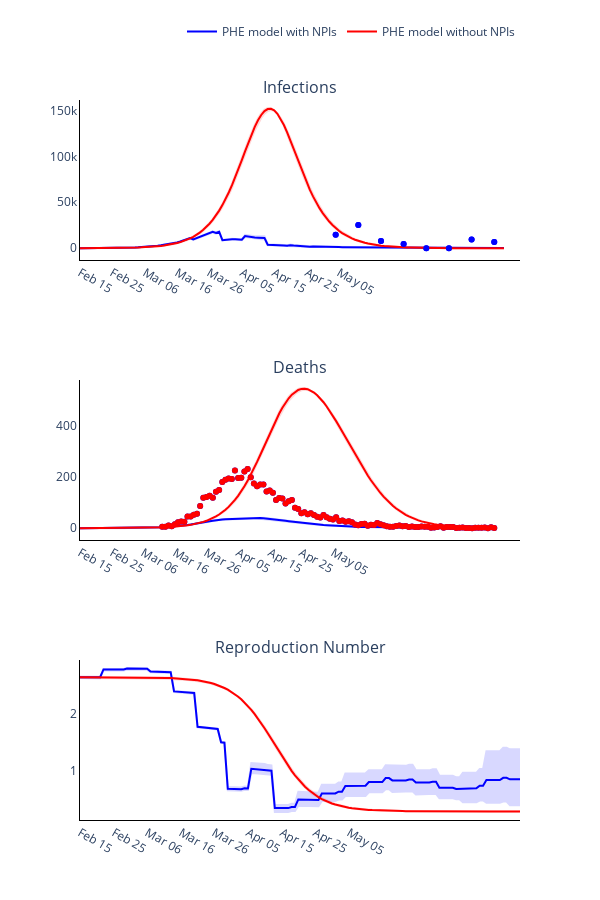

The code cell stored with this chart in its notebook:
### Markdown cell above
### Plot observed versus predicted using model with inferred parameters

### Code cell
# Trace names - represent the solver used for the simulation
trace_name = ['PHE model with NPIs', 'PHE model without NPIs']
titles = ['Infections', 'Deaths', 'Reproduction Number']

fig = go.Figure()
fig = make_subplots(rows=len(titles), cols=1, subplot_titles=tuple(titles), horizontal_spacing = 0.15)

# Plot (continuous predicted timeline and pointwise observed numbers each day)
for t, trace in enumerate(trace_name):
    # Plot of infections
    fig.add_trace(
        go.Scatter(
            x=times,
            y=new_infec_mean[t][0].tolist(),
            mode='lines',
            name=trace_name[t],
            line_color=colours[t]
        ),
        row= 1,
        col= 1
    )

    fig.add_trace(
        go.Scatter(
            x=times + times[::-1],
            y=new_infec_upper[t][0].tolist() + new_infec_lower[t][0].tolist()[::-1],
            fill='toself',
            fillcolor=colours[t],
            line_color=colours[t],
            opacity=0.15,
            mode='lines',
            showlegend=False,
            name=trace_name[t]
        ),
        row= 1,
        col= 1
    )

    fig.add_trace(
        go.Scatter(
            x=serology_times,
            y=np.sum(np.multiply(np.nan_to_num(np.divide(positives_data[r], tests[r])), susceptibles[r]), axis=1).tolist(),
            mode='markers',
            name=trace_name[r],
            showlegend=False,
            line_color=colours[r]
        ),
        row= 1,
        col= 1
    )

    # Plot deaths
    fig.add_trace(
        go.Scatter(
            x=times,
            y=deaths_mean[t][0].tolist(),
            mode='lines',
            name=trace_name[t],
            showlegend=False,
            line_color=colours[t]
        ),
        row= 2,
        col= 1
    )

    fig.add_trace(
        go.Scatter(
            x=times + times[::-1],
            y=deaths_upper[t][0].tolist() + deaths_lower[t][0].tolist()[::-1],
            fill='toself',
            fillcolor=colours[t],
            line_color=colours[t],
            opacity=0.15,
            mode='lines',
            showlegend=False,
            name=trace_name[t]
        ),
        row= 2,
        col= 1
    )

    fig.add_trace(
        go.Scatter(
            x=deaths_times,
            y=np.sum(deaths_data[0], axis=1).tolist(),
            mode='markers',
            name=trace_name[t],
            showlegend=False,
            line_color=colours[t]
        ),
        row= 2,
        col= 1
    )

    # Plot reproduction number
    fig.add_trace(
        go.Scatter(
            x=times,
            y=reprod_num_mean[t][0].tolist(),
            mode='lines',
            name=trace_name[t],
            showlegend=False,
            line_color=colours[t]
        ),
        row= 3,
        col= 1
    )

    fig.add_trace(
        go.Scatter(
            x=times + times[::-1],
            y=reprod_num_upper[t][0].tolist() + reprod_num_lower[t][0].tolist()[::-1],
            fill='toself',
            fillcolor=colours[t],
            line_color=colours[t],
            opacity=0.15,
            mode='lines',
            showlegend=False,
            name=trace_name[t]
        ),
        row= 3,
        col= 1
    )

# Add axis labels
fig.update_layout(
    width=600, 
    height=900,
    plot_bgcolor='white',
    xaxis=dict(
        linecolor='black',
        tickvals=np.arange(1, 90, 10).tolist(),
        ticktext=['Feb 15', 'Feb 25', 'Mar 06', 'Mar 16', 'Mar 26', 'Apr 05', 'Apr 15', 'Apr 25', 'May 05', 'May 15']),
    yaxis=dict(linecolor='black'),
    xaxis2=dict(
        linecolor='black',
        tickvals=np.arange(1, 90, 10).tolist(),
        ticktext=['Feb 15', 'Feb 25', 'Mar 06', 'Mar 16', 'Mar 26', 'Apr 05', 'Apr 15', 'Apr 25', 'May 05', 'May 15']),
    yaxis2=dict(linecolor='black'),
    xaxis3=dict(
        linecolor='black',
        tickvals=np.arange(1, 90, 10).tolist(),
        ticktext=['Feb 15', 'Feb 25', 'Mar 06', 'Mar 16', 'Mar 26', 'Apr 05', 'Apr 15', 'Apr 25', 'May 05', 'May 15']),
    yaxis3=dict(linecolor='black'),
    legend=dict(
        orientation='h',
        yanchor="bottom",
        y=1.075,
        xanchor="right",
        x=1)
    )

fig.write_image('images/Model_comparison.pdf')
fig.show()

### Figure 1 — Plotly figure (JSON) as saved in the notebook; plotly's stock layout.template omitted (floating-point values rounded to 4 significant figures; data arrays with more than 128 entries replaced by an {"elided": "..."} marker saying what was removed)
{"data": [{"line": {"color": "blue"}, "mode": "lines", "name": "PHE model with NPIs", "type": "scatter", "x": {"elided": "132 int values"}, "xaxis": "x", "y": {"elided": "132 float values"}, "yaxis": "y"}, {"fill": "toself", "fillcolor": "blue", "line": {"color": "blue"}, "mode": "lines", "name": "PHE model with NPIs", "opacity": 0.15, "showlegend": false, "type": "scatter", "x": {"elided": "264 int values"}, "xaxis": "x", "y": {"elided": "264 float values"}, "yaxis": "y"}, {"line": {"color": "blue"}, "mode": "markers", "name": "PHE model with NPIs", "showlegend": false, "type": "scatter", "x": [80, 87, 94, 101, 108, 115, 122, 129], "xaxis": "x", "y": [14650.0, 25320.0, 8014.0, 4745.0, 0, 0, 9439.0, 6912.0, 10870.0, 4414.0, 1584.0, 2769.0, 0, 0, 5037.0, 8908.0, 0, 18380.0, 23150.0, 21780.0, 9032.0, 26790.0, 54920.0, 43390.0, 42220.0, 0, 43170.0, 56570.0, 55360.0, 0, 140600.0, 129400.0, 121400.0, 39440.0, 26570.0, 30590.0, 30600.0, 8863.0, 5654.0, 9741.0, 33450.0, 5386.0, 3908.0, 6373.0, 0, 3645.0, 3716.0, 9541.0, 8854.0, 38980.0, 49380.0, 37680.0, 31050.0], "yaxis": "y"}, {"line": {"color": "blue"}, "mode": "lines", "name": "PHE model with NPIs", "showlegend": false, "type": "scatter", "x": {"elided": "132 int values"}, "xaxis": "x2", "y": {"elided": "132 float values"}, "yaxis": "y2"}, {"fill": "toself", "fillcolor": "blue", "line": {"color": "blue"}, "mode": "lines", "name": "PHE model with NPIs", "opacity": 0.15, "showlegend": false, "type": "scatter", "x": {"elided": "264 int values"}, "xaxis": "x2", "y": {"elided": "264 float values"}, "yaxis": "y2"}, {"line": {"color": "blue"}, "mode": "markers", "name": "PHE model with NPIs", "showlegend": false, "type": "scatter", "x": [27, 28, 29, 30, 31, 32, 33, 34, 35, 36, 37, 38, 39, 40, 41, 42, 43, 44, 45, 46, 47, 48, 49, 50, 51, 52, 53, 54, 55, 56, 57, 58, 59, 60, 61, 62, 63, 64, 65, 66, 67, 68, 69, 70, 71, 72, 73, 74, 75, 76, 77, 78, 79, 80, 81, 82, 83, 84, 85, 86, 87, 88, 89, 90, 91, 92, 93, 94, 95, 96, 97, 98, 99, 100, 101, 102, 103, 104, 105, 106, 107, 108, 109, 110, 111, 112, 113, 114, 115, 116, 117, 118, 119, 120, 121, 122, 123, 124, 125, 126, 127, 128, 129, 130, 131, 132], "xaxis": "x2", "y": {"elided": "471 int values"}, "yaxis": "y2"}, {"line": {"color": "blue"}, "mode": "lines", "name": "PHE model with NPIs", "showlegend": false, "type": "scatter", "x": {"elided": "132 int values"}, "xaxis": "x3", "y": {"elided": "132 float values"}, "yaxis": "y3"}, {"fill": "toself", "fillcolor": "blue", "line": {"color": "blue"}, "mode": "lines", "name": "PHE model with NPIs", "opacity": 0.15, "showlegend": false, "type": "scatter", "x": {"elided": "264 int values"}, "xaxis": "x3", "y": {"elided": "264 float values"}, "yaxis": "y3"}, {"line": {"color": "red"}, "mode": "lines", "name": "PHE model without NPIs", "type": "scatter", "x": {"elided": "132 int values"}, "xaxis": "x", "y": {"elided": "132 float values"}, "yaxis": "y"}, {"fill": "toself", "fillcolor": "red", "line": {"color": "red"}, "mode": "lines", "name": "PHE model without NPIs", "opacity": 0.15, "showlegend": false, "type": "scatter", "x": {"elided": "264 int values"}, "xaxis": "x", "y": {"elided": "264 float values"}, "yaxis": "y"}, {"line": {"color": "blue"}, "mode": "markers", "name": "PHE model with NPIs", "showlegend": false, "type": "scatter", "x": [80, 87, 94, 101, 108, 115, 122, 129], "xaxis": "x", "y": [14650.0, 25320.0, 8014.0, 4745.0, 0, 0, 9439.0, 6912.0, 10870.0, 4414.0, 1584.0, 2769.0, 0, 0, 5037.0, 8908.0, 0, 18380.0, 23150.0, 21780.0, 9032.0, 26790.0, 54920.0, 43390.0, 42220.0, 0, 43170.0, 56570.0, 55360.0, 0, 140600.0, 129400.0, 121400.0, 39440.0, 26570.0, 30590.0, 30600.0, 8863.0, 5654.0, 9741.0, 33450.0, 5386.0, 3908.0, 6373.0, 0, 3645.0, 3716.0, 9541.0, 8854.0, 38980.0, 49380.0, 37680.0, 31050.0], "yaxis": "y"}, {"line": {"color": "red"}, "mode": "lines", "name": "PHE model without NPIs", "showlegend": false, "type": "scatter", "x": {"elided": "132 int values"}, "xaxis": "x2", "y": {"elided": "132 float values"}, "yaxis": "y2"}, {"fill": "toself", "fillcolor": "red", "line": {"color": "red"}, "mode": "lines", "name": "PHE model without NPIs", "opacity": 0.15, "showlegend": false, "type": "scatter", "x": {"elided": "264 int values"}, "xaxis": "x2", "y": {"elided": "264 float values"}, "yaxis": "y2"}, {"line": {"color": "red"}, "mode": "markers", "name": "PHE model without NPIs", "showlegend": false, "type": "scatter", "x": [27, 28, 29, 30, 31, 32, 33, 34, 35, 36, 37, 38, 39, 40, 41, 42, 43, 44, 45, 46, 47, 48, 49, 50, 51, 52, 53, 54, 55, 56, 57, 58, 59, 60, 61, 62, 63, 64, 65, 66, 67, 68, 69, 70, 71, 72, 73, 74, 75, 76, 77, 78, 79, 80, 81, 82, 83, 84, 85, 86, 87, 88, 89, 90, 91, 92, 93, 94, 95, 96, 97, 98, 99, 100, 101, 102, 103, 104, 105, 106, 107, 108, 109, 110, 111, 112, 113, 114, 115, 116, 117, 118, 119, 120, 121, 122, 123, 124, 125, 126, 127, 128, 129, 130, 131, 132], "xaxis": "x2", "y": {"elided": "471 int values"}, "yaxis": "y2"}, {"line": {"color": "red"}, "mode": "lines", "name": "PHE model without NPIs", "showlegend": false, "type": "scatter", "x": {"elided": "132 int values"}, "xaxis": "x3", "y": {"elided": "132 float values"}, "yaxis": "y3"}, {"fill": "toself", "fillcolor": "red", "line": {"color": "red"}, "mode": "lines", "name": "PHE model without NPIs", "opacity": 0.15, "showlegend": false, "type": "scatter", "x": {"elided": "264 int values"}, "xaxis": "x3", "y": {"elided": "264 float values"}, "yaxis": "y3"}], "layout": {"annotations": [{"font": {"size": 16}, "showarrow": false, "text": "Infections", "x": 0.5, "xanchor": "center", "xref": "paper", "y": 1, "yanchor": "bottom", "yref": "paper"}, {"font": {"size": 16}, "showarrow": false, "text": "Deaths", "x": 0.5, "xanchor": "center", "xref": "paper", "y": 0.6111, "yanchor": "bottom", "yref": "paper"}, {"font": {"size": 16}, "showarrow": false, "text": "Reproduction Number", "x": 0.5, "xanchor": "center", "xref": "paper", "y": 0.2222, "yanchor": "bottom", "yref": "paper"}], "height": 900, "legend": {"orientation": "h", "x": 1, "xanchor": "right", "y": 1.075, "yanchor": "bottom"}, "plot_bgcolor": "white", "width": 600, "xaxis": {"anchor": "y", "domain": [0, 1], "linecolor": "black", "ticktext": ["Feb 15", "Feb 25", "Mar 06", "Mar 16", "Mar 26", "Apr 05", "Apr 15", "Apr 25", "May 05", "May 15"], "tickvals": [1, 11, 21, 31, 41, 51, 61, 71, 81]}, "xaxis2": {"anchor": "y2", "domain": [0, 1], "linecolor": "black", "ticktext": ["Feb 15", "Feb 25", "Mar 06", "Mar 16", "Mar 26", "Apr 05", "Apr 15", "Apr 25", "May 05", "May 15"], "tickvals": [1, 11, 21, 31, 41, 51, 61, 71, 81]}, "xaxis3": {"anchor": "y3", "domain": [0, 1], "linecolor": "black", "ticktext": ["Feb 15", "Feb 25", "Mar 06", "Mar 16", "Mar 26", "Apr 05", "Apr 15", "Apr 25", "May 05", "May 15"], "tickvals": [1, 11, 21, 31, 41, 51, 61, 71, 81]}, "yaxis": {"anchor": "x", "domain": [0.7778, 1], "linecolor": "black"}, "yaxis2": {"anchor": "x2", "domain": [0.3889, 0.6111], "linecolor": "black"}, "yaxis3": {"anchor": "x3", "domain": [0, 0.2222], "linecolor": "black"}}}
